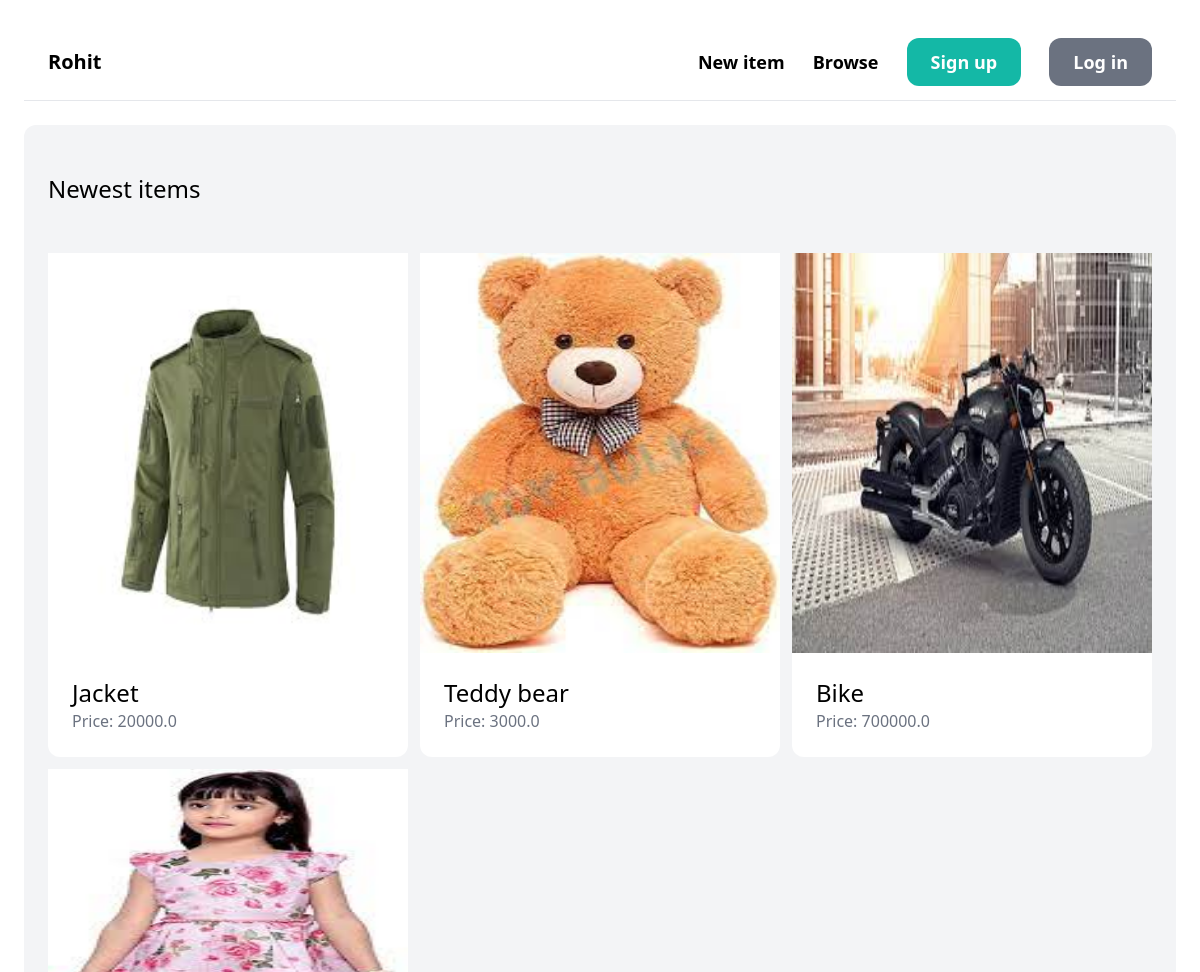
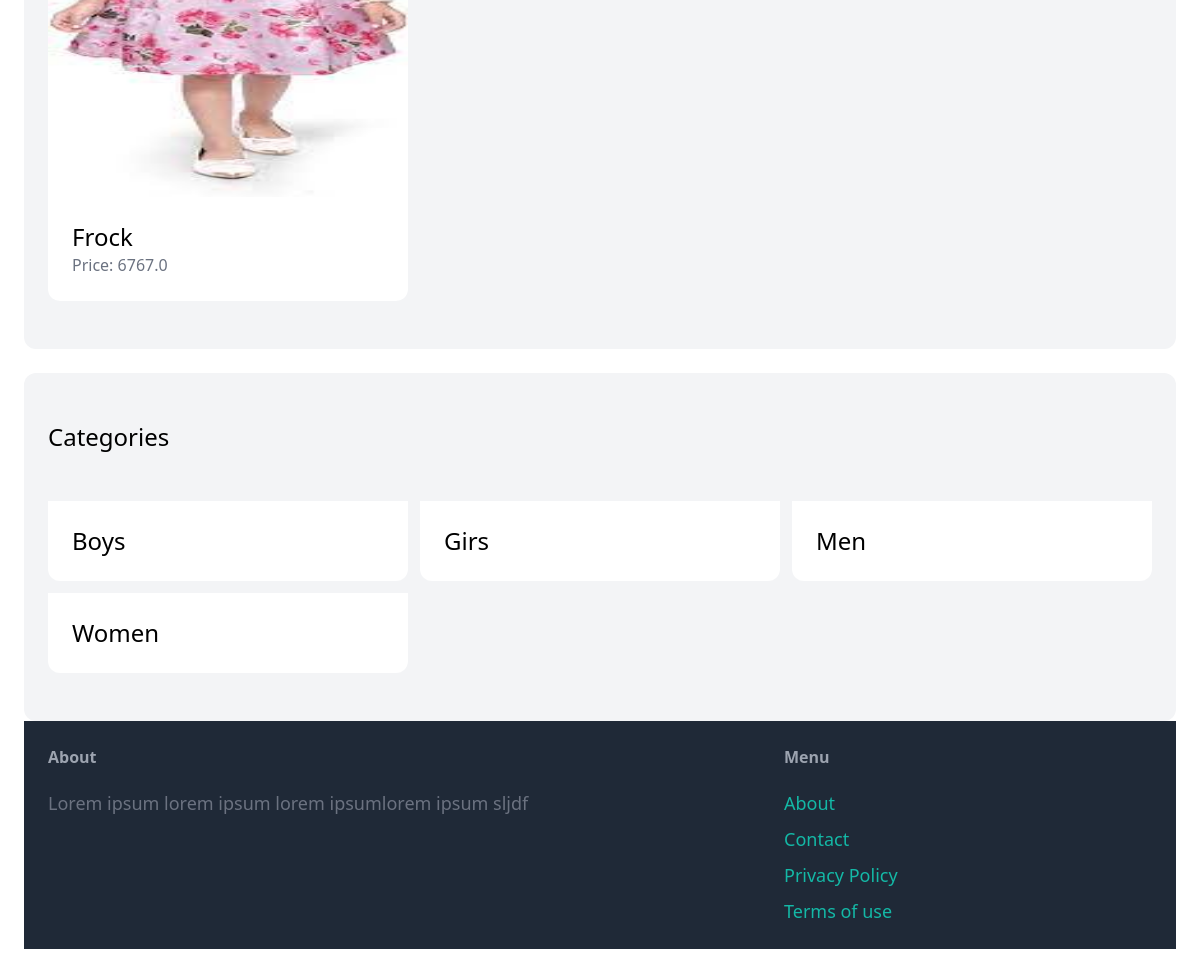
The page / on the database its author committed (2 pictures, top to bottom).
### item/models.py (models this page shows, shortened)
class Item(models.Model):
    category = models.ForeignKey(Category, related_name = 'items', on_delete=models.CASCADE)
    name = models.CharField(max_length=255)
    description = models.TextField(blank=True, null=True)
    price = models.FloatField()
    image = models.ImageField(upload_to='items_images', blank=True, null=True)
    is_sold = models.BooleanField(default=False)
    created_by = models.ForeignKey(User, related_name='items', on_delete=models.CASCADE)
    created_at = models.DateTimeField(auto_now_add=True)

class Category(models.Model):
    name = models.CharField(max_length=255)
    class Meta:
        ordering = ('name',)
        verbose_name_plural = 'Categories'

### core/views.py (the view)
# urls.py: path('',views.index, name='index'),
def index(request):
    items = Item.objects.filter(is_sold = False)[0:6]
    categories = Category.objects.all()
    return render(request,'core/index.html',{
        'categories' : categories,
        'itemss' : items,
    })

### core/templates/core/index.html (shortened to what this page needs)
{% extends 'core/base.html' %}
{% block content %}
    <div class="mt-6 px-6 py-12 bg-gray-100 rounded-xl">
        <h2 class="mb-12 text-2xl text-centre">Newest items</h2>
        <div class = "grid grid-cols-3 gap-3">
            {% for i in itemss %}
                <div>
                    <a href="{% url 'item:detail' i.id %}">
                        <div>
                            <img src="{{ i.image.url}}" style = "width:400px; height:400px"></img>
                        </div>
                        <div class="p-6 bg-white rounded-b-xl">
                            <h2 class="text-2xl">{{i.name}}</h2>
                            <p class="text-gray-500">Price: {{i.price}}</p>
                        </div>
                    </a>
                </div>
            {% endfor %}
        </div>
    </div>
    <div class="mt-6 px-6 py-12 bg-gray-100 rounded-xl">
        <h2 class="mb-12 text-2xl text-centre">Categories</h2>
        <div class = "grid grid-cols-3 gap-3">
            {% for cat in categories %}
                <div>
                    <a href="#">
                        <div class="p-6 bg-white rounded-b-xl">
                            <h2 class="text-2xl">{{cat.name}}</h2>
                        </div>
                    </a>
                </div>
            {% endfor %}
        </div>
    </div>
{% endblock %}

### core/templates/core/base.html (shortened to what this page needs)
<!DOCTYPE html>
<html lang="en">
  <head>
    <script src="https://cdn.tailwindcss.com"></script>
  </head>
  <body>
    <div class="px-6 py-6">
        <nav class="py-6 px-6 flex justify-between items-centre border-b border-gray-200">
          <a href="/" class="text-xl font-semibold">Rohit</a>
          <div class="space-x-6">
            <a href="{% url 'item:new' %}" class="text-lg font-semibold hover:text-gray-500">New item</a>
            <a href="#" class="text-lg font-semibold hover:text-gray-500">Browse</a>
            {% if request.user.is_authenticated %}
            <a href="#" class="px-6 py-3 text-lg font-semibold bg-gray-500 text-white rounded-xl hover:bg-gray-700">Inbox</a>
              <a href="{% url 'dashboard:index' %}" class="px-6 py-3 text-lg font-semibold bg-teal-500 text-white rounded-xl hover:bg-teal-700">Dashboard</a>
              <a href="{% url 'core:login' %}" class="px-6 py-3 text-lg font-semibold bg-teal-500 text-white rounded-xl hover:bg-teal-700">Logout</a>
            {% else %}
              <a href="{% url 'core:signup' %}" class="px-6 py-3 text-lg font-semibold bg-teal-500 text-white rounded-xl hover:bg-teal-700">Sign up</a>
              <a href="{% url 'core:login' %}" class="px-6 py-3 text-lg font-semibold bg-gray-500 text-white rounded-xl hover:bg-gray-700">Log in</a>
            {% endif %}
          </div>
        </nav>
        {% block content %}
        {% endblock %}
        <footer class="py-6 px-6 flex justify-between bg-gray-800">
          <div class="w-2/3 pr-10">
            <h3 class="mb-5 font-semibold text-gray-400">About</h3>
            <p class="text-lg text-gray-500">Lorem ipsum lorem ipsum lorem ipsumlorem ipsum sljdf</p>
          </div>
          <div class="w-1/3">
            <h3 class="mb-5 font-semibold text-gray-400">Menu</h3>
            <ul class="space-y-2">
              <li> <a href="#" class="text-lg text-teal-500 hover:text-teal-700">About</a></li>
              <li> <a href="{% url 'core:contact' %}" class="text-lg text-teal-500 hover:text-teal-700">Contact</a></li>
              <li> <a href="#" class="text-lg text-teal-500 hover:text-teal-700">Privacy Policy</a></li>
              <li> <a href="#" class="text-lg text-teal-500 hover:text-teal-700">Terms of use</a></li>
            </ul>
          </div>
        </footer>
    </div>
  </body>
</html>

### rows shown on the page
Item: image (picture), name "Jacket", price "20000.0"
Item: image (picture), name "Teddy bear", price "3000.0"
Item: image (picture), name "Bike", price "700000.0"
Item: image (picture), name "Frock", price "6767.0"
Category: name "Boys"
Category: name "Girs"
Category: name "Men"
Category: name "Women"
